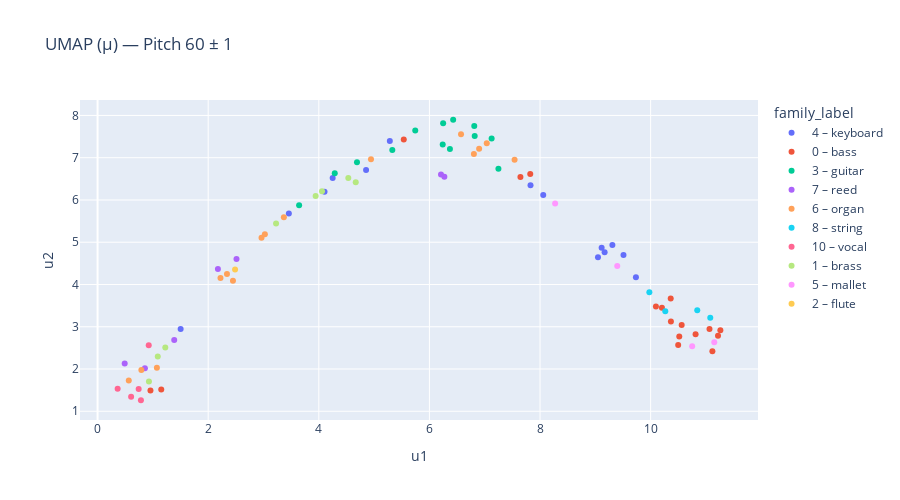

Notebook code cell kept with this figure:
### Code cell
import numpy as np
import umap
import plotly.express as px
import pandas as pd

# -----------------------------
# Filter: pitch 60 ± 1
# -----------------------------
PITCH_CENTER = 60
DELTA = 1

mask = np.abs(pitch_all - PITCH_CENTER) <= DELTA

mu_p60 = mu_all[mask]
pitch_p60 = pitch_all[mask]
family_p60 = family_all[mask]
keys_p60 = keys_all[mask]

print("Pitch window:", PITCH_CENTER, "±", DELTA)
print("Samples:", mu_p60.shape[0])
print("Families:", np.unique(family_p60))

# -----------------------------
# UMAP
# -----------------------------
reducer = umap.UMAP(
    n_neighbors=20,
    min_dist=0.1,
    n_components=2,
    random_state=SEED,
)

umap_p60 = reducer.fit_transform(mu_p60)

# -----------------------------
# Family labels (NSynth)
# -----------------------------
NSYNTH_FAMILY_MAP = {
    0: "bass",
    1: "brass",
    2: "flute",
    3: "guitar",
    4: "keyboard",
    5: "mallet",
    6: "organ",
    7: "reed",
    8: "string",
    9: "synth_lead",
    10: "vocal",
}

family_labels = [
    f"{fid} – {NSYNTH_FAMILY_MAP.get(fid, 'unknown')}"
    for fid in family_p60
]

# -----------------------------
# DataFrame for Plotly
# -----------------------------
df_umap = pd.DataFrame({
    "u1": umap_p60[:, 0],
    "u2": umap_p60[:, 1],
    "family": family_p60.astype(int),
    "family_label": family_labels,
    "pitch": pitch_p60.astype(int),
    "key": keys_p60,
})

# -----------------------------
# Plot
# -----------------------------
fig = px.scatter(
    df_umap,
    x="u1",
    y="u2",
    color="family_label",
    hover_data=["key"],
    title="UMAP (μ) — Pitch 60 ± 1",
)

fig.update_layout(
    width=900,
    height=500,
)

fig.show()

### Figure 1 — Plotly figure (JSON) as saved in the notebook; plotly's stock layout.template omitted (floating-point values rounded to 4 significant figures)
{"data": [{"customdata": [["keyboard_acoustic_004-060-025"], ["keyboard_electronic_098-061-050"], ["keyboard_acoustic_004-059-050"], ["keyboard_electronic_098-060-025"], ["keyboard_electronic_003-059-127"], ["keyboard_electronic_001-060-050"], ["keyboard_electronic_001-060-075"], ["keyboard_electronic_003-059-100"], ["keyboard_electronic_098-059-075"], ["keyboard_electronic_001-061-100"], ["keyboard_electronic_003-060-025"], ["keyboard_electronic_002-061-025"], ["keyboard_electronic_078-061-075"], ["keyboard_electronic_003-061-050"]], "hovertemplate": "family_label=4 – keyboard<br>u1=%{x}<br>u2=%{y}<br>key=%{customdata[0]}<extra></extra>", "legendgroup": "4 – keyboard", "marker": {"color": "#636efa", "symbol": "circle"}, "mode": "markers", "name": "4 – keyboard", "orientation": "v", "showlegend": true, "type": "scatter", "x": [9.733, 9.168, 8.058, 9.114, 4.103, 5.284, 4.251, 4.855, 7.828, 3.458, 9.048, 9.308, 1.502, 9.509], "xaxis": "x", "y": [4.169, 4.764, 6.117, 4.87, 6.194, 7.396, 6.52, 6.709, 6.347, 5.683, 4.646, 4.937, 2.947, 4.7], "yaxis": "y"}, {"customdata": [["bass_electronic_025-061-050"], ["bass_electronic_027-059-100"], ["bass_synthetic_098-060-100"], ["bass_electronic_027-060-127"], ["bass_synthetic_033-060-050"], ["bass_synthetic_033-061-127"], ["bass_synthetic_033-061-025"], ["bass_electronic_027-059-127"], ["bass_synthetic_068-061-025"], ["bass_electronic_027-061-100"], ["bass_synthetic_134-059-127"], ["bass_synthetic_134-060-025"], ["bass_synthetic_009-059-127"], ["bass_synthetic_098-059-050"], ["bass_synthetic_098-059-075"], ["bass_synthetic_009-060-127"], ["bass_electronic_027-061-075"]], "hovertemplate": "family_label=0 – bass<br>u1=%{x}<br>u2=%{y}<br>key=%{customdata[0]}<extra></extra>", "legendgroup": "0 – bass", "marker": {"color": "#EF553B", "symbol": "circle"}, "mode": "markers", "name": "0 – bass", "orientation": "v", "showlegend": true, "type": "scatter", "x": [11.06, 10.52, 11.26, 10.37, 7.823, 5.536, 7.645, 10.56, 10.2, 10.81, 10.36, 10.1, 1.152, 11.12, 11.22, 0.9564, 10.5], "xaxis": "x", "y": [2.946, 2.769, 2.915, 3.122, 6.612, 7.432, 6.547, 3.04, 3.447, 2.82, 3.671, 3.479, 1.514, 2.42, 2.788, 1.49, 2.567], "yaxis": "y"}, {"customdata": [["guitar_electronic_028-061-127"], ["guitar_acoustic_010-059-050"], ["guitar_acoustic_021-061-127"], ["guitar_acoustic_014-061-025"], ["guitar_acoustic_014-059-025"], ["guitar_acoustic_021-061-100"], ["guitar_acoustic_010-061-050"], ["guitar_acoustic_021-060-127"], ["guitar_acoustic_010-061-100"], ["guitar_acoustic_015-061-050"], ["guitar_electronic_022-059-127"], ["guitar_electronic_028-060-127"], ["guitar_acoustic_015-059-127"]], "hovertemplate": "family_label=3 – guitar<br>u1=%{x}<br>u2=%{y}<br>key=%{customdata[0]}<extra></extra>", "legendgroup": "3 – guitar", "marker": {"color": "#00cc96", "symbol": "circle"}, "mode": "markers", "name": "3 – guitar", "orientation": "v", "showlegend": true, "type": "scatter", "x": [6.248, 6.811, 4.288, 6.24, 5.329, 6.371, 6.819, 4.69, 3.644, 7.248, 5.744, 6.429, 7.125], "xaxis": "x", "y": [7.813, 7.752, 6.635, 7.312, 7.183, 7.205, 7.515, 6.894, 5.876, 6.741, 7.643, 7.898, 7.457], "yaxis": "y"}, {"customdata": [["reed_acoustic_011-060-100"], ["reed_acoustic_018-060-100"], ["reed_acoustic_023-059-075"], ["reed_acoustic_011-061-127"], ["reed_acoustic_023-059-050"], ["reed_acoustic_037-061-025"], ["reed_acoustic_037-060-075"]], "hovertemplate": "family_label=7 – reed<br>u1=%{x}<br>u2=%{y}<br>key=%{customdata[0]}<extra></extra>", "legendgroup": "7 – reed", "marker": {"color": "#ab63fa", "symbol": "circle"}, "mode": "markers", "name": "7 – reed", "orientation": "v", "showlegend": true, "type": "scatter", "x": [0.8556, 1.386, 6.27, 0.4904, 6.209, 2.512, 2.176], "xaxis": "x", "y": [2.017, 2.684, 6.551, 2.128, 6.604, 4.603, 4.365], "yaxis": "y"}, {"customdata": [["organ_electronic_104-059-025"], ["organ_electronic_001-061-127"], ["organ_electronic_104-061-075"], ["organ_electronic_113-059-127"], ["organ_electronic_007-061-075"], ["organ_electronic_028-060-127"], ["organ_electronic_113-059-100"], ["organ_electronic_007-059-050"], ["organ_electronic_104-061-050"], ["organ_electronic_113-061-100"], ["organ_electronic_028-061-025"], ["organ_electronic_104-060-127"], ["organ_electronic_007-060-050"], ["organ_electronic_113-061-050"], ["organ_electronic_057-059-025"]], "hovertemplate": "family_label=6 – organ<br>u1=%{x}<br>u2=%{y}<br>key=%{customdata[0]}<extra></extra>", "legendgroup": "6 – organ", "marker": {"color": "#FFA15A", "symbol": "circle"}, "mode": "markers", "name": "6 – organ", "orientation": "v", "showlegend": true, "type": "scatter", "x": [4.943, 6.571, 7.037, 2.222, 0.792, 2.34, 2.448, 1.073, 6.899, 2.964, 7.54, 6.804, 0.5642, 3.025, 3.368], "xaxis": "x", "y": [6.961, 7.553, 7.343, 4.153, 1.975, 4.25, 4.088, 2.03, 7.21, 5.107, 6.952, 7.086, 1.727, 5.188, 5.593], "yaxis": "y"}, {"customdata": [["string_acoustic_056-060-050"], ["string_acoustic_014-060-100"], ["string_acoustic_056-061-025"], ["string_acoustic_014-060-127"]], "hovertemplate": "family_label=8 – string<br>u1=%{x}<br>u2=%{y}<br>key=%{customdata[0]}<extra></extra>", "legendgroup": "8 – string", "marker": {"color": "#19d3f3", "symbol": "circle"}, "mode": "markers", "name": "8 – string", "orientation": "v", "showlegend": true, "type": "scatter", "x": [9.977, 10.26, 10.84, 11.08], "xaxis": "x", "y": [3.814, 3.368, 3.392, 3.214], "yaxis": "y"}, {"customdata": [["vocal_synthetic_003-059-127"], ["vocal_synthetic_003-061-100"], ["vocal_synthetic_003-060-127"], ["vocal_acoustic_000-060-127"], ["vocal_synthetic_003-061-127"]], "hovertemplate": "family_label=10 – vocal<br>u1=%{x}<br>u2=%{y}<br>key=%{customdata[0]}<extra></extra>", "legendgroup": "10 – vocal", "marker": {"color": "#FF6692", "symbol": "circle"}, "mode": "markers", "name": "10 – vocal", "orientation": "v", "showlegend": true, "type": "scatter", "x": [0.3631, 0.7429, 0.6066, 0.9249, 0.7838], "xaxis": "x", "y": [1.535, 1.526, 1.341, 2.561, 1.261], "yaxis": "y"}, {"customdata": [["brass_acoustic_015-060-050"], ["brass_acoustic_015-060-075"], ["brass_acoustic_015-061-100"], ["brass_acoustic_015-061-127"], ["brass_acoustic_006-059-025"], ["brass_acoustic_046-059-050"], ["brass_acoustic_015-059-100"], ["brass_acoustic_016-059-050"]], "hovertemplate": "family_label=1 – brass<br>u1=%{x}<br>u2=%{y}<br>key=%{customdata[0]}<extra></extra>", "legendgroup": "1 – brass", "marker": {"color": "#B6E880", "symbol": "circle"}, "mode": "markers", "name": "1 – brass", "orientation": "v", "showlegend": true, "type": "scatter", "x": [4.668, 4.533, 4.058, 3.943, 1.224, 1.089, 3.227, 0.9288], "xaxis": "x", "y": [6.419, 6.518, 6.204, 6.094, 2.509, 2.298, 5.446, 1.705], "yaxis": "y"}, {"customdata": [["mallet_acoustic_062-059-025"], ["mallet_acoustic_062-060-075"], ["mallet_acoustic_056-061-127"], ["mallet_acoustic_062-061-127"]], "hovertemplate": "family_label=5 – mallet<br>u1=%{x}<br>u2=%{y}<br>key=%{customdata[0]}<extra></extra>", "legendgroup": "5 – mallet", "marker": {"color": "#FF97FF", "symbol": "circle"}, "mode": "markers", "name": "5 – mallet", "orientation": "v", "showlegend": true, "type": "scatter", "x": [10.75, 9.396, 11.15, 8.273], "xaxis": "x", "y": [2.537, 4.438, 2.632, 5.919], "yaxis": "y"}, {"customdata": [["flute_synthetic_000-059-075"]], "hovertemplate": "family_label=2 – flute<br>u1=%{x}<br>u2=%{y}<br>key=%{customdata[0]}<extra></extra>", "legendgroup": "2 – flute", "marker": {"color": "#FECB52", "symbol": "circle"}, "mode": "markers", "name": "2 – flute", "orientation": "v", "showlegend": true, "type": "scatter", "x": [2.486], "xaxis": "x", "y": [4.358], "yaxis": "y"}], "layout": {"height": 500, "legend": {"title": {"text": "family_label"}, "tracegroupgap": 0}, "title": {"text": "UMAP (μ) — Pitch 60 ± 1"}, "width": 900, "xaxis": {"anchor": "y", "domain": [0, 1], "title": {"text": "u1"}}, "yaxis": {"anchor": "x", "domain": [0, 1], "title": {"text": "u2"}}}}
